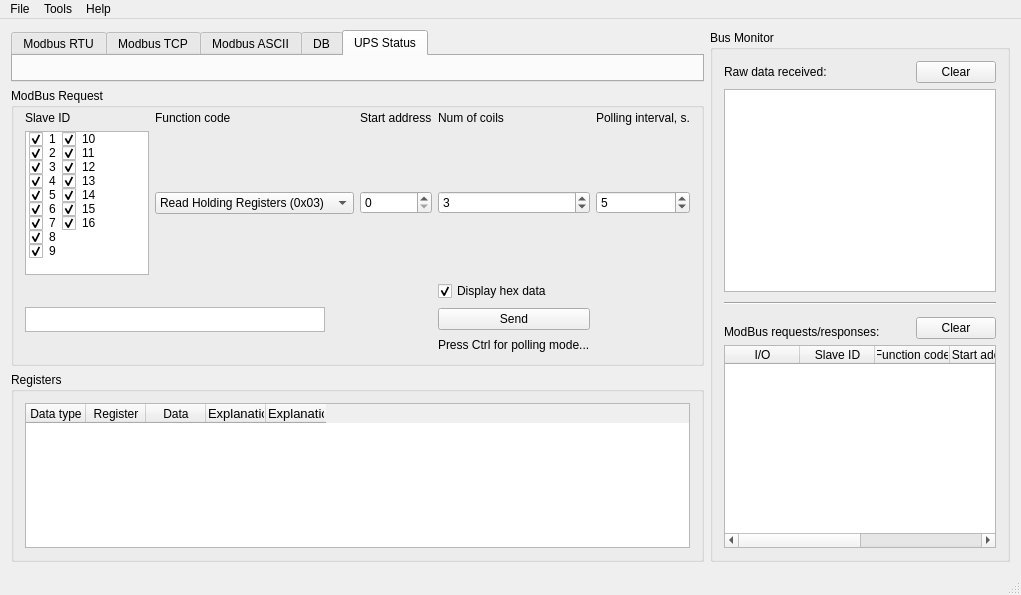
<?xml version="1.0" encoding="UTF-8"?>
<ui version="4.0">
 <class>MainWindowClass</class>
 <widget class="QMainWindow" name="MainWindowClass">
  <property name="geometry">
   <rect>
    <x>0</x>
    <y>0</y>
    <width>1021</width>
    <height>595</height>
   </rect>
  </property>
  <property name="windowTitle">
   <string>Modbus Data Fetcher</string>
  </property>
  <property name="windowIcon">
   <iconset resource="../data/qmodbus.qrc">
    <normaloff>:/images/logo.png</normaloff>:/images/logo.png</iconset>
  </property>
  <widget class="QWidget" name="centralWidget">
   <layout class="QHBoxLayout" name="horizontalLayout_3">
    <item>
     <layout class="QVBoxLayout" name="verticalLayout">
      <item>
       <widget class="QTabWidget" name="tabWidget">
        <property name="currentIndex">
         <number>4</number>
        </property>
        <widget class="QWidget" name="tab">
         <attribute name="title">
          <string>Modbus RTU</string>
         </attribute>
         <layout class="QHBoxLayout" name="horizontalLayout">
          <item>
           <widget class="RtuSettingsWidget" name="rtuSettingsWidget" native="true"/>
          </item>
         </layout>
        </widget>
        <widget class="QWidget" name="tab_2">
         <attribute name="title">
          <string>Modbus TCP</string>
         </attribute>
         <layout class="QHBoxLayout" name="horizontalLayout_2">
          <item>
           <widget class="TcpIpSettingsWidget" name="tcpSettingsWidget" native="true"/>
          </item>
         </layout>
        </widget>
        <widget class="QWidget" name="tab_3">
         <attribute name="title">
          <string>Modbus ASCII</string>
         </attribute>
         <layout class="QHBoxLayout" name="horizontalLayout_21">
          <property name="sizeConstraint">
           <enum>QLayout::SetNoConstraint</enum>
          </property>
          <item>
           <widget class="AsciiSettingsWidget" name="asciiSettingsWidget" native="true"/>
          </item>
         </layout>
        </widget>
        <widget class="QWidget" name="tab_4">
         <property name="mouseTracking">
          <bool>true</bool>
         </property>
         <attribute name="title">
          <string>DB</string>
         </attribute>
         <layout class="QHBoxLayout" name="horizontalLayout_4">
          <property name="spacing">
           <number>0</number>
          </property>
          <property name="sizeConstraint">
           <enum>QLayout::SetNoConstraint</enum>
          </property>
          <property name="leftMargin">
           <number>0</number>
          </property>
          <property name="topMargin">
           <number>0</number>
          </property>
          <property name="rightMargin">
           <number>0</number>
          </property>
          <property name="bottomMargin">
           <number>0</number>
          </property>
          <item>
           <widget class="dbForm" name="dbFormWidget" native="true"/>
          </item>
         </layout>
        </widget>
        <widget class="QWidget" name="tab_5">
         <attribute name="title">
          <string>UPS Status</string>
         </attribute>
         <layout class="QHBoxLayout" name="horizontalLayout_5">
          <property name="spacing">
           <number>0</number>
          </property>
          <property name="sizeConstraint">
           <enum>QLayout::SetNoConstraint</enum>
          </property>
          <property name="leftMargin">
           <number>0</number>
          </property>
          <property name="topMargin">
           <number>0</number>
          </property>
          <property name="rightMargin">
           <number>0</number>
          </property>
          <property name="bottomMargin">
           <number>0</number>
          </property>
          <item>
           <widget class="ups_status" name="ups_statusWidget" native="true"/>
          </item>
         </layout>
        </widget>
       </widget>
      </item>
      <item>
       <widget class="QGroupBox" name="groupBox_2">
        <property name="title">
         <string>ModBus Request</string>
        </property>
        <layout class="QGridLayout" name="gridLayout">
         <property name="topMargin">
          <number>3</number>
         </property>
         <item row="4" column="0" colspan="4">
          <widget class="QTextEdit" name="requestPreview">
           <property name="sizePolicy">
            <sizepolicy hsizetype="Fixed" vsizetype="Fixed">
             <horstretch>0</horstretch>
             <verstretch>0</verstretch>
            </sizepolicy>
           </property>
           <property name="maximumSize">
            <size>
             <width>300</width>
             <height>25</height>
            </size>
           </property>
           <property name="font">
            <font>
             <family>Courier</family>
            </font>
           </property>
           <property name="verticalScrollBarPolicy">
            <enum>Qt::ScrollBarAlwaysOff</enum>
           </property>
           <property name="horizontalScrollBarPolicy">
            <enum>Qt::ScrollBarAlwaysOff</enum>
           </property>
           <property name="undoRedoEnabled">
            <bool>false</bool>
           </property>
           <property name="textInteractionFlags">
            <set>Qt::TextSelectableByKeyboard|Qt::TextSelectableByMouse</set>
           </property>
          </widget>
         </item>
         <item row="5" column="4">
          <widget class="QLabel" name="label_13">
           <property name="text">
            <string>Press Ctrl for polling mode...</string>
           </property>
          </widget>
         </item>
         <item row="2" column="4">
          <widget class="QSpinBox" name="numCoils">
           <property name="minimum">
            <number>1</number>
           </property>
           <property name="maximum">
            <number>65535</number>
           </property>
           <property name="value">
            <number>3</number>
           </property>
          </widget>
         </item>
         <item row="4" column="4">
          <widget class="QPushButton" name="sendBtn">
           <property name="text">
            <string>Send</string>
           </property>
           <property name="checkable">
            <bool>true</bool>
           </property>
          </widget>
         </item>
         <item row="2" column="7">
          <spacer name="horizontalSpacer">
           <property name="orientation">
            <enum>Qt::Horizontal</enum>
           </property>
           <property name="sizeHint" stdset="0">
            <size>
             <width>40</width>
             <height>20</height>
            </size>
           </property>
          </spacer>
         </item>
         <item row="0" column="5" rowspan="2" colspan="2">
          <widget class="QLabel" name="label_12">
           <property name="text">
            <string>Polling interval, s.</string>
           </property>
          </widget>
         </item>
         <item row="3" column="4" colspan="3">
          <widget class="QCheckBox" name="checkBoxHexData">
           <property name="text">
            <string>Display hex data</string>
           </property>
           <property name="checked">
            <bool>true</bool>
           </property>
          </widget>
         </item>
         <item row="0" column="2" rowspan="2">
          <widget class="QLabel" name="label_7">
           <property name="text">
            <string>Function code</string>
           </property>
          </widget>
         </item>
         <item row="0" column="0" rowspan="2">
          <widget class="QLabel" name="label_6">
           <property name="text">
            <string>Slave ID</string>
           </property>
          </widget>
         </item>
         <item row="3" column="0">
          <spacer name="verticalSpacer">
           <property name="orientation">
            <enum>Qt::Vertical</enum>
           </property>
           <property name="sizeType">
            <enum>QSizePolicy::Fixed</enum>
           </property>
           <property name="sizeHint" stdset="0">
            <size>
             <width>20</width>
             <height>20</height>
            </size>
           </property>
          </spacer>
         </item>
         <item row="0" column="3" rowspan="2">
          <widget class="QLabel" name="label_8">
           <property name="text">
            <string>Start address</string>
           </property>
          </widget>
         </item>
         <item row="2" column="5" colspan="2">
          <widget class="QSpinBox" name="pollingInterval">
           <property name="minimum">
            <number>1</number>
           </property>
           <property name="maximum">
            <number>65535</number>
           </property>
           <property name="value">
            <number>5</number>
           </property>
          </widget>
         </item>
         <item row="0" column="4" rowspan="2">
          <widget class="QLabel" name="label_9">
           <property name="text">
            <string>Num of coils</string>
           </property>
          </widget>
         </item>
         <item row="2" column="2">
          <widget class="QComboBox" name="functionCode">
           <item>
            <property name="text">
             <string>Read Holding Registers (0x03)</string>
            </property>
           </item>
           <item>
            <property name="text">
             <string>Read Coils (0x01)</string>
            </property>
           </item>
           <item>
            <property name="text">
             <string>Read Discrete Inputs (0x02)</string>
            </property>
           </item>
           <item>
            <property name="text">
             <string>Read Input Registers (0x04)</string>
            </property>
           </item>
           <item>
            <property name="text">
             <string>Write Single Coil (0x05)</string>
            </property>
           </item>
           <item>
            <property name="text">
             <string>Write Single Register (0x06)</string>
            </property>
           </item>
           <item>
            <property name="text">
             <string>Write Multiple Coils (0x0f)</string>
            </property>
           </item>
           <item>
            <property name="text">
             <string>Write Multiple Registers (0x10)</string>
            </property>
           </item>
          </widget>
         </item>
         <item row="2" column="3">
          <widget class="QSpinBox" name="startAddr">
           <property name="maximum">
            <number>65535</number>
           </property>
          </widget>
         </item>
         <item row="2" column="0" colspan="2">
          <widget class="QListWidget" name="slaveID">
           <property name="enabled">
            <bool>true</bool>
           </property>
           <property name="isWrapping" stdset="0">
            <bool>true</bool>
           </property>
           <property name="viewMode">
            <enum>QListView::ListMode</enum>
           </property>
           <property name="wordWrap">
            <bool>true</bool>
           </property>
           <property name="itemAlignment">
            <set>Qt::AlignLeading</set>
           </property>
           <property name="sortingEnabled">
            <bool>false</bool>
           </property>
           <item>
            <property name="text">
             <string>1</string>
            </property>
            <property name="checkState">
             <enum>Checked</enum>
            </property>
           </item>
           <item>
            <property name="text">
             <string>2</string>
            </property>
            <property name="checkState">
             <enum>Checked</enum>
            </property>
           </item>
           <item>
            <property name="text">
             <string>3</string>
            </property>
            <property name="checkState">
             <enum>Checked</enum>
            </property>
           </item>
           <item>
            <property name="text">
             <string>4</string>
            </property>
            <property name="checkState">
             <enum>Checked</enum>
            </property>
           </item>
           <item>
            <property name="text">
             <string>5</string>
            </property>
            <property name="checkState">
             <enum>Checked</enum>
            </property>
           </item>
           <item>
            <property name="text">
             <string>6</string>
            </property>
            <property name="checkState">
             <enum>Checked</enum>
            </property>
           </item>
           <item>
            <property name="text">
             <string>7</string>
            </property>
            <property name="checkState">
             <enum>Checked</enum>
            </property>
           </item>
           <item>
            <property name="text">
             <string>8</string>
            </property>
            <property name="checkState">
             <enum>Checked</enum>
            </property>
           </item>
           <item>
            <property name="text">
             <string>9</string>
            </property>
            <property name="checkState">
             <enum>Checked</enum>
            </property>
           </item>
           <item>
            <property name="text">
             <string>10</string>
            </property>
            <property name="checkState">
             <enum>Checked</enum>
            </property>
           </item>
           <item>
            <property name="text">
             <string>11</string>
            </property>
            <property name="checkState">
             <enum>Checked</enum>
            </property>
           </item>
           <item>
            <property name="text">
             <string>12</string>
            </property>
            <property name="checkState">
             <enum>Checked</enum>
            </property>
           </item>
           <item>
            <property name="text">
             <string>13</string>
            </property>
            <property name="checkState">
             <enum>Checked</enum>
            </property>
           </item>
           <item>
            <property name="text">
             <string>14</string>
            </property>
            <property name="checkState">
             <enum>Checked</enum>
            </property>
           </item>
           <item>
            <property name="text">
             <string>15</string>
            </property>
            <property name="checkState">
             <enum>Checked</enum>
            </property>
           </item>
           <item>
            <property name="text">
             <string>16</string>
            </property>
            <property name="checkState">
             <enum>Checked</enum>
            </property>
           </item>
          </widget>
         </item>
        </layout>
       </widget>
      </item>
      <item>
       <widget class="QGroupBox" name="groupBox_4">
        <property name="title">
         <string>Registers</string>
        </property>
        <layout class="QVBoxLayout" name="verticalLayout_2">
         <item>
          <widget class="QTableWidget" name="regTable">
           <property name="textElideMode">
            <enum>Qt::ElideLeft</enum>
           </property>
           <attribute name="horizontalHeaderCascadingSectionResizes">
            <bool>true</bool>
           </attribute>
           <attribute name="horizontalHeaderDefaultSectionSize">
            <number>60</number>
           </attribute>
           <attribute name="horizontalHeaderMinimumSectionSize">
            <number>60</number>
           </attribute>
           <attribute name="verticalHeaderVisible">
            <bool>false</bool>
           </attribute>
           <attribute name="verticalHeaderDefaultSectionSize">
            <number>25</number>
           </attribute>
           <column>
            <property name="text">
             <string>Data type</string>
            </property>
           </column>
           <column>
            <property name="text">
             <string>Register</string>
            </property>
           </column>
           <column>
            <property name="text">
             <string>Data</string>
            </property>
           </column>
           <column>
            <property name="text">
             <string>Explanation register</string>
            </property>
            <property name="font">
             <font>
              <pointsize>10</pointsize>
             </font>
            </property>
            <property name="textAlignment">
             <set>AlignJustify|AlignVCenter</set>
            </property>
           </column>
           <column>
            <property name="text">
             <string>Explanation data</string>
            </property>
            <property name="font">
             <font>
              <pointsize>10</pointsize>
             </font>
            </property>
            <property name="textAlignment">
             <set>AlignJustify|AlignVCenter</set>
            </property>
           </column>
          </widget>
         </item>
        </layout>
       </widget>
      </item>
     </layout>
    </item>
    <item>
     <widget class="QGroupBox" name="groupBox_3">
      <property name="title">
       <string>Bus Monitor</string>
      </property>
      <layout class="QGridLayout" name="gridLayout_4">
       <item row="0" column="0">
        <widget class="QLabel" name="label_10">
         <property name="text">
          <string>Raw data received:</string>
         </property>
        </widget>
       </item>
       <item row="0" column="1" colspan="2">
        <spacer name="horizontalSpacer_2">
         <property name="orientation">
          <enum>Qt::Horizontal</enum>
         </property>
         <property name="sizeHint" stdset="0">
          <size>
           <width>201</width>
           <height>20</height>
          </size>
         </property>
        </spacer>
       </item>
       <item row="0" column="3">
        <widget class="QPushButton" name="clearBusRawData">
         <property name="text">
          <string>Clear</string>
         </property>
        </widget>
       </item>
       <item row="1" column="0" colspan="4">
        <widget class="QPlainTextEdit" name="rawData">
         <property name="font">
          <font>
           <family>Fixedsys</family>
           <pointsize>10</pointsize>
          </font>
         </property>
         <property name="undoRedoEnabled">
          <bool>false</bool>
         </property>
         <property name="readOnly">
          <bool>true</bool>
         </property>
        </widget>
       </item>
       <item row="2" column="0">
        <spacer name="verticalSpacer_2">
         <property name="orientation">
          <enum>Qt::Vertical</enum>
         </property>
         <property name="sizeType">
          <enum>QSizePolicy::Fixed</enum>
         </property>
         <property name="sizeHint" stdset="0">
          <size>
           <width>20</width>
           <height>4</height>
          </size>
         </property>
        </spacer>
       </item>
       <item row="3" column="0" colspan="4">
        <widget class="Line" name="line">
         <property name="orientation">
          <enum>Qt::Horizontal</enum>
         </property>
        </widget>
       </item>
       <item row="4" column="0" rowspan="2">
        <spacer name="verticalSpacer_3">
         <property name="orientation">
          <enum>Qt::Vertical</enum>
         </property>
         <property name="sizeType">
          <enum>QSizePolicy::Fixed</enum>
         </property>
         <property name="sizeHint" stdset="0">
          <size>
           <width>20</width>
           <height>4</height>
          </size>
         </property>
        </spacer>
       </item>
       <item row="6" column="0" colspan="2">
        <widget class="QLabel" name="label_11">
         <property name="text">
          <string>ModBus requests/responses:</string>
         </property>
        </widget>
       </item>
       <item row="5" column="2" rowspan="2">
        <spacer name="horizontalSpacer_3">
         <property name="orientation">
          <enum>Qt::Horizontal</enum>
         </property>
         <property name="sizeHint" stdset="0">
          <size>
           <width>156</width>
           <height>20</height>
          </size>
         </property>
        </spacer>
       </item>
       <item row="5" column="3" rowspan="2">
        <widget class="QPushButton" name="clearBusMonTable">
         <property name="text">
          <string>Clear</string>
         </property>
        </widget>
       </item>
       <item row="7" column="0" colspan="4">
        <widget class="QTableWidget" name="busMonTable">
         <property name="editTriggers">
          <set>QAbstractItemView::NoEditTriggers</set>
         </property>
         <attribute name="horizontalHeaderCascadingSectionResizes">
          <bool>true</bool>
         </attribute>
         <attribute name="horizontalHeaderDefaultSectionSize">
          <number>75</number>
         </attribute>
         <attribute name="verticalHeaderDefaultSectionSize">
          <number>18</number>
         </attribute>
         <column>
          <property name="text">
           <string>I/O</string>
          </property>
         </column>
         <column>
          <property name="text">
           <string>Slave ID</string>
          </property>
         </column>
         <column>
          <property name="text">
           <string>Function code</string>
          </property>
         </column>
         <column>
          <property name="text">
           <string>Start address</string>
          </property>
         </column>
         <column>
          <property name="text">
           <string>Num of coils</string>
          </property>
         </column>
         <column>
          <property name="text">
           <string>CRC</string>
          </property>
         </column>
        </widget>
       </item>
      </layout>
     </widget>
    </item>
   </layout>
  </widget>
  <widget class="QStatusBar" name="statusBar"/>
  <widget class="QMenuBar" name="menuBar">
   <property name="geometry">
    <rect>
     <x>0</x>
     <y>0</y>
     <width>1021</width>
     <height>19</height>
    </rect>
   </property>
   <widget class="QMenu" name="menuFile">
    <property name="title">
     <string>File</string>
    </property>
    <addaction name="actionQuit"/>
   </widget>
   <widget class="QMenu" name="menuHelp">
    <property name="title">
     <string>Help</string>
    </property>
    <addaction name="actionAbout_MDF"/>
   </widget>
   <widget class="QMenu" name="menuTools">
    <property name="title">
     <string>Tools</string>
    </property>
    <addaction name="actionBatchProcessing"/>
   </widget>
   <addaction name="menuFile"/>
   <addaction name="menuTools"/>
   <addaction name="menuHelp"/>
  </widget>
  <action name="actionQuit">
   <property name="text">
    <string>Quit</string>
   </property>
  </action>
  <action name="actionAbout_MDF">
   <property name="text">
    <string>About Modbus Data Fetcher</string>
   </property>
  </action>
  <action name="actionBatchProcessing">
   <property name="text">
    <string>Batch processing</string>
   </property>
  </action>
 </widget>
 <layoutdefault spacing="6" margin="11"/>
 <customwidgets>
  <customwidget>
   <class>RtuSettingsWidget</class>
   <extends>QWidget</extends>
   <header>rtusettingswidget.h</header>
   <container>1</container>
  </customwidget>
  <customwidget>
   <class>TcpIpSettingsWidget</class>
   <extends>QWidget</extends>
   <header>tcpipsettingswidget.h</header>
   <container>1</container>
  </customwidget>
  <customwidget>
   <class>AsciiSettingsWidget</class>
   <extends>QWidget</extends>
   <header>asciisettingswidget.h</header>
   <container>1</container>
  </customwidget>
  <customwidget>
   <class>dbForm</class>
   <extends>QWidget</extends>
   <header>dbform.h</header>
  </customwidget>
 <customwidget>
   <class>ups_status</class>
   <extends>QWidget</extends>
   <header>ups_status.h</header>
  </customwidget>
 </customwidgets>
 <resources>
  <include location="../data/qmodbus.qrc"/>
 </resources>
 <connections>
  <connection>
   <sender>actionQuit</sender>
   <signal>triggered()</signal>
   <receiver>MainWindowClass</receiver>
   <slot>close()</slot>
   <hints>
    <hint type="sourcelabel">
     <x>-1</x>
     <y>-1</y>
    </hint>
    <hint type="destinationlabel">
     <x>214</x>
     <y>236</y>
    </hint>
   </hints>
  </connection>
  <connection>
   <sender>clearBusRawData</sender>
   <signal>clicked()</signal>
   <receiver>rawData</receiver>
   <slot>clear()</slot>
   <hints>
    <hint type="sourcelabel">
     <x>833</x>
     <y>65</y>
    </hint>
    <hint type="destinationlabel">
     <x>669</x>
     <y>186</y>
    </hint>
   </hints>
  </connection>
  <connection>
   <sender>actionBatchProcessing</sender>
   <signal>triggered()</signal>
   <receiver>MainWindowClass</receiver>
   <slot>openBatchProcessor()</slot>
   <hints>
    <hint type="sourcelabel">
     <x>-1</x>
     <y>-1</y>
    </hint>
    <hint type="destinationlabel">
     <x>444</x>
     <y>297</y>
    </hint>
   </hints>
  </connection>
 </connections>
 <slots>
  <slot>openBatchProcessor()</slot>
 </slots>
</ui>
